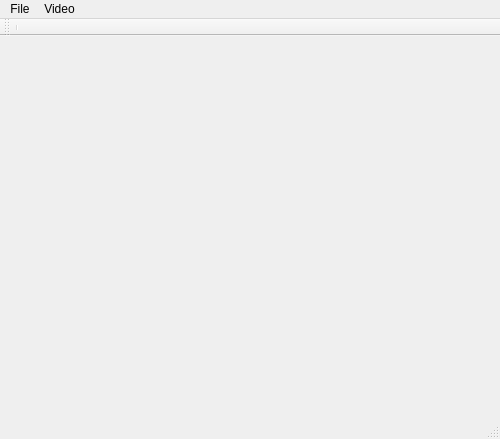
<?xml version="1.0" encoding="UTF-8"?>
<ui version="4.0">
 <class>MainWindow</class>
 <widget class="QMainWindow" name="MainWindow">
  <property name="geometry">
   <rect>
    <x>0</x>
    <y>0</y>
    <width>500</width>
    <height>439</height>
   </rect>
  </property>
  <property name="windowTitle">
   <string>MainWindow</string>
  </property>
  <widget class="QWidget" name="centralWidget">
   <widget class="QWidget" name="layoutWidget">
    <property name="geometry">
     <rect>
      <x>70</x>
      <y>370</y>
      <width>391</width>
      <height>35</height>
     </rect>
    </property>
    <layout class="QHBoxLayout" name="horizontalLayout">
     <item>
      <widget class="QPushButton" name="fileButton">
       <property name="text">
        <string>choose File</string>
       </property>
      </widget>
     </item>
     <item>
      <widget class="QPushButton" name="PlayButton">
       <property name="text">
        <string>Play</string>
       </property>
      </widget>
     </item>
     <item>
      <widget class="QPushButton" name="stopButton">
       <property name="text">
        <string>Stop</string>
       </property>
      </widget>
     </item>
     <item>
      <widget class="QToolButton" name="pauseButton">
       <property name="text">
        <string>Pause</string>
       </property>
      </widget>
     </item>
    </layout>
   </widget>
  </widget>
  <widget class="QMenuBar" name="menuBar">
   <property name="geometry">
    <rect>
     <x>0</x>
     <y>0</y>
     <width>500</width>
     <height>29</height>
    </rect>
   </property>
   <widget class="QMenu" name="menuFile">
    <property name="title">
     <string>File</string>
    </property>
    <addaction name="actionChoose_file"/>
   </widget>
   <widget class="QMenu" name="menuVideo">
    <property name="title">
     <string>Video</string>
    </property>
    <addaction name="actionFullScreen"/>
    <addaction name="actionPlay"/>
    <addaction name="actionPause"/>
    <addaction name="actionStop"/>
   </widget>
   <addaction name="menuFile"/>
   <addaction name="menuVideo"/>
  </widget>
  <widget class="QToolBar" name="mainToolBar">
   <attribute name="toolBarArea">
    <enum>TopToolBarArea</enum>
   </attribute>
   <attribute name="toolBarBreak">
    <bool>false</bool>
   </attribute>
   <addaction name="separator"/>
  </widget>
  <widget class="QStatusBar" name="statusBar"/>
  <action name="actionChoose_file">
   <property name="text">
    <string>Choose file</string>
   </property>
  </action>
  <action name="actionPlay">
   <property name="text">
    <string>Play</string>
   </property>
  </action>
  <action name="actionPause">
   <property name="text">
    <string>Pause</string>
   </property>
  </action>
  <action name="actionStop">
   <property name="text">
    <string>Stop</string>
   </property>
  </action>
  <action name="actionFullScreen">
   <property name="text">
    <string>FullScreen</string>
   </property>
  </action>
 </widget>
 <layoutdefault spacing="6" margin="11"/>
 <resources/>
 <connections/>
</ui>
